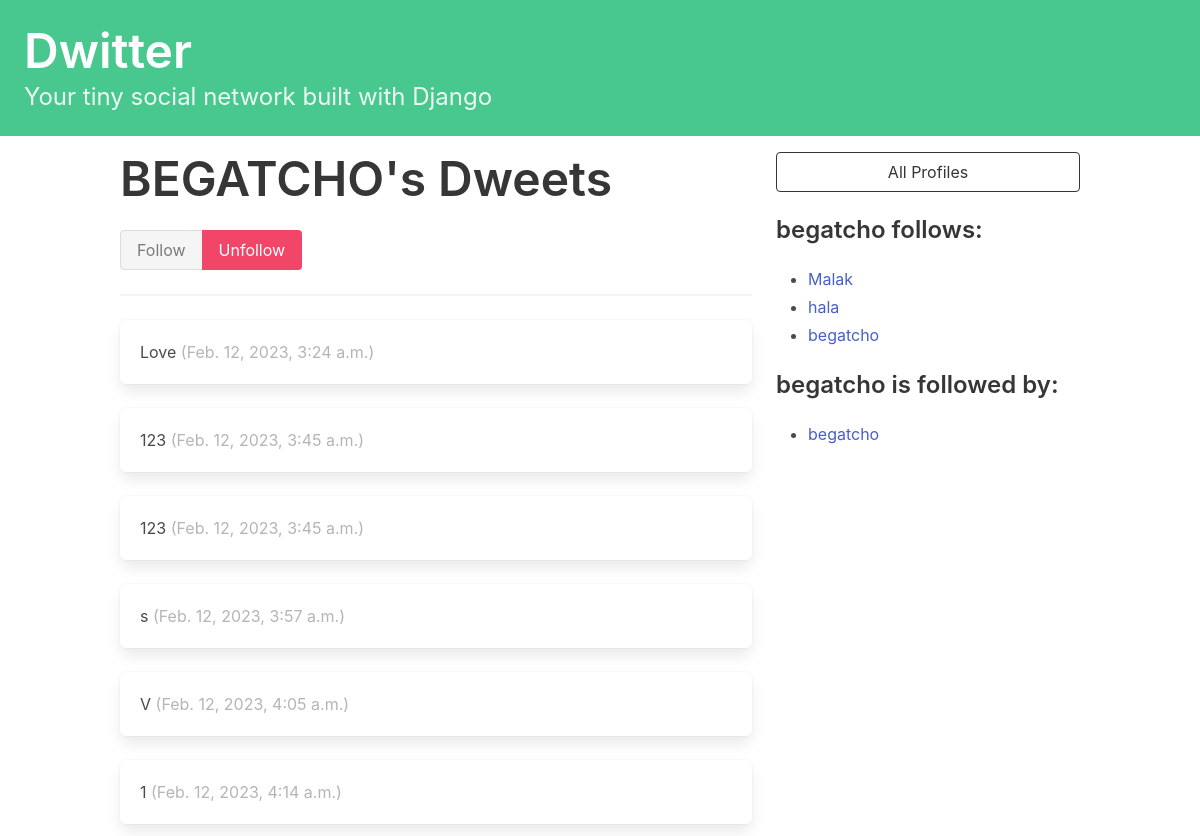
Page /profile/3 (signed in) on the committed database.
### dwitter/models.py (models this page shows, shortened)
class Profile(models.Model):
    user = models.OneToOneField(User, on_delete=models.CASCADE)
    follows = models.ManyToManyField(
        "self",
        related_name="followed_by",
        symmetrical=False,
        blank=True
    )
    def __str__(self):
        return self.user.username

class Dweet(models.Model):
    user = models.ForeignKey(
        User, related_name="dweets",
        on_delete=models.DO_NOTHING
        )
    body = models.CharField(max_length=140)
    created_at = models.DateTimeField(auto_now_add=True)

### dwitter/views.py (the view, shortened to what this page needs)
# urls.py: path("profile/<int:pk>", profile, name="profile_a"),
def profile(request, pk):
    profile = Profile.objects.get(pk=pk)
    if not hasattr(request.user, 'profile'):
        missing_profile = Profile(user=request.user)
        missing_profile.save()
    return render(request, "dwitter/profile.html", {"profile": profile})

### dwitter/templates/dwitter/profile.html (shortened to what this page needs)
{% extends 'base.html' %} {% block content %}
<div class="column">
    <div class="block">
        <h1 class="title is-1">
            {{profile.user.username|upper}}'s Dweets
        </h1>
    </div>
    <form method="post">
        <div class="buttons has-addons">
            {% if profile in user.profile.follows.all %}
            <button class="button is-success is-static">Follow</button>
            <button class="button is-danger" name="follow" value="unfollow">Unfollow
            </button> {% else %}
            <button class="button is-success" name="follow" value="follow">
                Follow
                </button>
            <button class="button is-danger is-static">Unfollow</button> {% endif %}
        </div>
    </form>
    <hr>
    <div class="content">
        {% for dweet in profile.user.dweets.all %}
        <div class="box">
            {{ dweet.body }}
            <span class="is-small has-text-grey-light">
        ({{ dweet.created_at }})
        </span>
        </div>
        {% endfor %}
    </div>
</div>
<div class="column is-one-third">
    <div class="block">
        <a href="{% url 'dwitter:profile_list' %}">
            <button class="button is-dark is-outlined is-fullwidth">
                    All Profiles
            </button>
        </a>
    </div>
    <div class="block">
        <h3 class="title is-4">
            {{profile.user.username}} follows:
        </h3>
        <div class="content">
            <ul>
                {% for following in profile.follows.all %}
                <li>
                    <a href="{% url 'dwitter:profile_a' following.id %}">
                        {{ following }}
                        </a>
                </li>
                {% endfor %}
            </ul>
        </div>
    </div>
    <div class="block">
        <h3 class="title is-4">
            {{profile.user.username}} is followed by:
        </h3>
        <div class="content">
            <ul>
                {% for follower in profile.followed_by.all %}
                <li>
                    <a href="{% url 'dwitter:profile_a' follower.id %}">
                    {{ follower }}
                    </a>
                </li>
                {% endfor %}
            </ul>
        </div>
    </div>
</div>
{% endblock content %}

### rows in the picture
Profile: user.username "BEGATCHO", user.username "begatcho"
Dweet: body "Love", created_at "Feb. 12, 2023, 3:24 a.m."
Dweet: body "123", created_at "Feb. 12, 2023, 3:45 a.m."
Dweet: body "123", created_at "Feb. 12, 2023, 3:45 a.m."
Dweet: body "s", created_at "Feb. 12, 2023, 3:57 a.m."
Dweet: body "V", created_at "Feb. 12, 2023, 4:05 a.m."
Dweet: body "1", created_at "Feb. 12, 2023, 4:14 a.m."
Profile: user.username "Malak"
Profile: user.username "hala"
